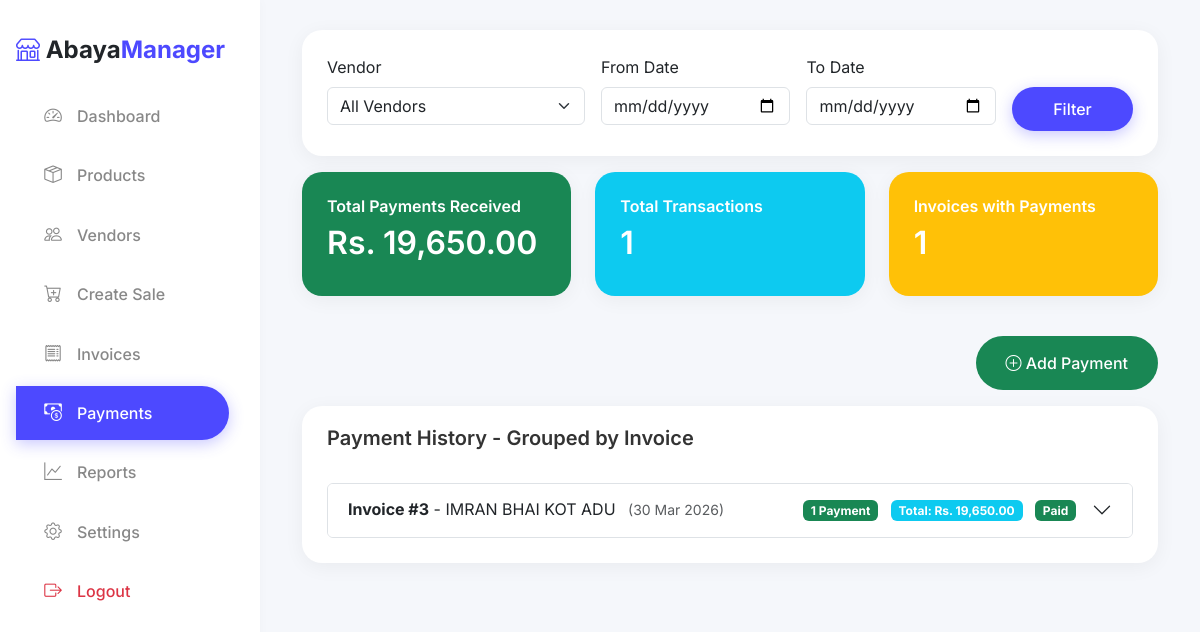
Page /payments.php (signed in) on the committed database.
### tables this page shows
CREATE TABLE Invoices (
            InvoiceID INTEGER PRIMARY KEY AUTOINCREMENT,
            VendorID INTEGER,
            InvoiceDate TEXT NOT NULL,
            PreviousCredit REAL DEFAULT 0,
            TotalAmount REAL DEFAULT 0,
            PaidAmount REAL DEFAULT 0,
            Notes TEXT,
            FOREIGN KEY (VendorID) REFERENCES Vendors(VendorID)
        );

CREATE TABLE Vendors (
            VendorID INTEGER PRIMARY KEY AUTOINCREMENT,
            Name TEXT NOT NULL,
            Phone TEXT,
            CurrentCredit REAL DEFAULT 0,
            Notes TEXT
        );

### includes/config.php (called while the page is built, shortened)
<?php
function formatCurrency($amount) {
    return 'Rs. ' . number_format($amount, 2);
}
function formatDate($date) {
    return date('d M Y', strtotime($date));
}
?>

### payments.php (the view, shortened to what this page needs)
<?php
require_once 'includes/config.php';
$db = getDB();
$dateFrom = $_GET['date_from'] ?? '';
$dateTo = $_GET['date_to'] ?? '';
$query = '
    SELECT
        i.InvoiceID,
        i.InvoiceDate,
        i.TotalAmount,
        i.PaidAmount,
        v.VendorID,
        v.Name as VendorName,
        COUNT(p.PaymentID) as PaymentCount,
        SUM(p.Amount) as TotalPaid
    FROM Invoices i
    LEFT JOIN Vendors v ON i.VendorID = v.VendorID
    LEFT JOIN Payments p ON i.InvoiceID = p.InvoiceID
    WHERE i.PaidAmount > 0
';
$params = [];
$query .= ' GROUP BY i.InvoiceID ORDER BY i.InvoiceDate DESC';
$stmt = $db->prepare($query);
$stmt->execute($params);
$invoicesWithPayments = $stmt->fetchAll();
$totalPaymentsAmount = 0;
$totalTransactions = 0;
foreach ($invoicesWithPayments as $inv) {
    $totalPaymentsAmount += $inv['TotalPaid'];
    $totalTransactions += $inv['PaymentCount'];
}
include 'includes/header.php';
?>
<div class="card mb-3">
    <div class="card-body">
        <form method="GET" class="row g-3">
            <div class="col-md-4">
                <label class="form-label">Vendor</label>
                <select name="vendor" class="form-select">
                    <option value="">All Vendors</option>
                </select>
            </div>
            <div class="col-md-3">
                <label class="form-label">From Date</label>
                <input type="date" name="date_from" class="form-control" value="<?= htmlspecialchars($dateFrom) ?>">
            </div>
            <div class="col-md-3">
                <label class="form-label">To Date</label>
                <input type="date" name="date_to" class="form-control" value="<?= htmlspecialchars($dateTo) ?>">
            </div>
            <div class="col-md-2">
                <label class="form-label">&nbsp;</label>
                <div>
                    <button type="submit" class="btn btn-primary w-100">Filter</button>
                </div>
            </div>
        </form>
    </div>
</div>
<div class="row mb-3">
    <div class="col-md-4">
        <div class="card bg-success text-white">
            <div class="card-body">
                <h6 class="text-white">Total Payments Received</h6>
                <h2 class="text-white"><?= formatCurrency($totalPaymentsAmount) ?></h2>
            </div>
        </div>
    </div>
    <div class="col-md-4">
        <div class="card bg-info text-white">
            <div class="card-body">
                <h6 class="text-white">Total Transactions</h6>
                <h2 class="text-white"><?= $totalTransactions ?></h2>
            </div>
        </div>
    </div>
    <div class="col-md-4">
        <div class="card bg-warning text-white">
            <div class="card-body">
                <h6 class="text-white">Invoices with Payments</h6>
                <h2 class="text-white"><?= count($invoicesWithPayments) ?></h2>
            </div>
        </div>
    </div>
</div>
<div class="d-flex justify-content-end mb-3">
    <button class="btn btn-success btn-lg" data-bs-toggle="modal" data-bs-target="#addPaymentModal">
        <i class="bi bi-plus-circle"></i> Add Payment
    </button>
</div>
<div class="card">
    <div class="card-header">
        <h5>Payment History - Grouped by Invoice</h5>
    </div>
    <div class="card-body">
        <?php if (empty($invoicesWithPayments)): ?>
            <div class="alert alert-info">No payments found for the selected filters.</div>
        <?php else: ?>
            <div class="accordion" id="paymentsAccordion">
                <?php foreach ($invoicesWithPayments as $index => $inv): ?>
                    <?php
                    $balance = $inv['TotalAmount'] - $inv['PaidAmount'];
                    ?>
                    <div class="accordion-item">
                        <h2 class="accordion-header" id="heading<?= $index ?>">
                            <button class="accordion-button collapsed" type="button" data-bs-toggle="collapse"
                                data-bs-target="#collapse<?= $index ?>" aria-expanded="false">
                                <div class="d-flex justify-content-between w-100 me-3">
                                    <div>
                                        <strong>Invoice #<?= $inv['InvoiceID'] ?></strong> -
                                        <?= htmlspecialchars($inv['VendorName']) ?>
                                        <small class="text-muted ms-2">(<?= formatDate($inv['InvoiceDate']) ?>)</small>
                                    </div>
                                    <div class="text-end">
                                        <span class="badge bg-success me-2"><?= $inv['PaymentCount'] ?>
                                            Payment<?= $inv['PaymentCount'] > 1 ? 's' : '' ?></span>
                                        <span class="badge bg-info">Total: <?= formatCurrency($inv['TotalPaid']) ?></span>
                                        <?php if ($balance > 0): ?>
                                            <span class="badge bg-danger ms-2">Balance: <?= formatCurrency($balance) ?></span>
                                        <?php else: ?>
                                            <span class="badge bg-success ms-2">Paid</span>
                                        <?php endif; ?>
                                    </div>
                                </div>
                            </button>
                        </h2>
                    </div>
                <?php endforeach; ?>
            </div>
        <?php endif; ?>
    </div>
</div>
<?php include 'includes/footer.php'; ?>

### assets/css/style.css (style rules this page uses)
:root { --primary-color: #4D49FF; --secondary-color: #A78BFA; --success-color: #2ECC71; --warning-color: #F1C40F; --danger-color: #E74C3C; --dark-color: #333333; --light-text: #888888; --bg-color: #F5F7FB; --card-bg: #FFFFFF; --sidebar-width: 260px; --border-radius: 20px; --card-shadow: 0 4px 20px rgba(0, 0, 0, 0.05); }
body { margin: 0; padding: 0; font-family: 'Inter', sans-serif; background-color: var(--bg-color); color: var(--dark-color); }
h1, h2, h3, h4, h5, h6 { font-weight: 600; color: var(--dark-color); }
.card { background-color: var(--card-bg); border: none; border-radius: var(--border-radius); box-shadow: var(--card-shadow); margin-bottom: 24px; transition: transform 0.3s ease, box-shadow 0.3s ease; }
.card-header { background-color: transparent; border-bottom: none; padding: 20px 25px 0; }
.card-body { padding: 25px; }
.btn { border-radius: 50px; padding: 10px 24px; font-weight: 500; transition: all 0.3s ease; border: none; }
.btn-primary { background-color: var(--primary-color); box-shadow: 0 4px 15px rgba(77, 73, 255, 0.3); }
.btn-lg { padding: 15px 30px; font-size: 1rem; }

### rows in the picture
invoices: InvoiceID "3", VendorID.Name "IMRAN BHAI KOT ADU", InvoiceDate "30 Mar 2026", PaymentCount "1", TotalPaid "Rs. 19,650.00", TotalAmount "Paid"

### other values in the picture
formatCurrency($totalPaymentsAmount) "Rs. 19,650.00"
$totalTransactions "1"
count($invoicesWithPayments) "1"
